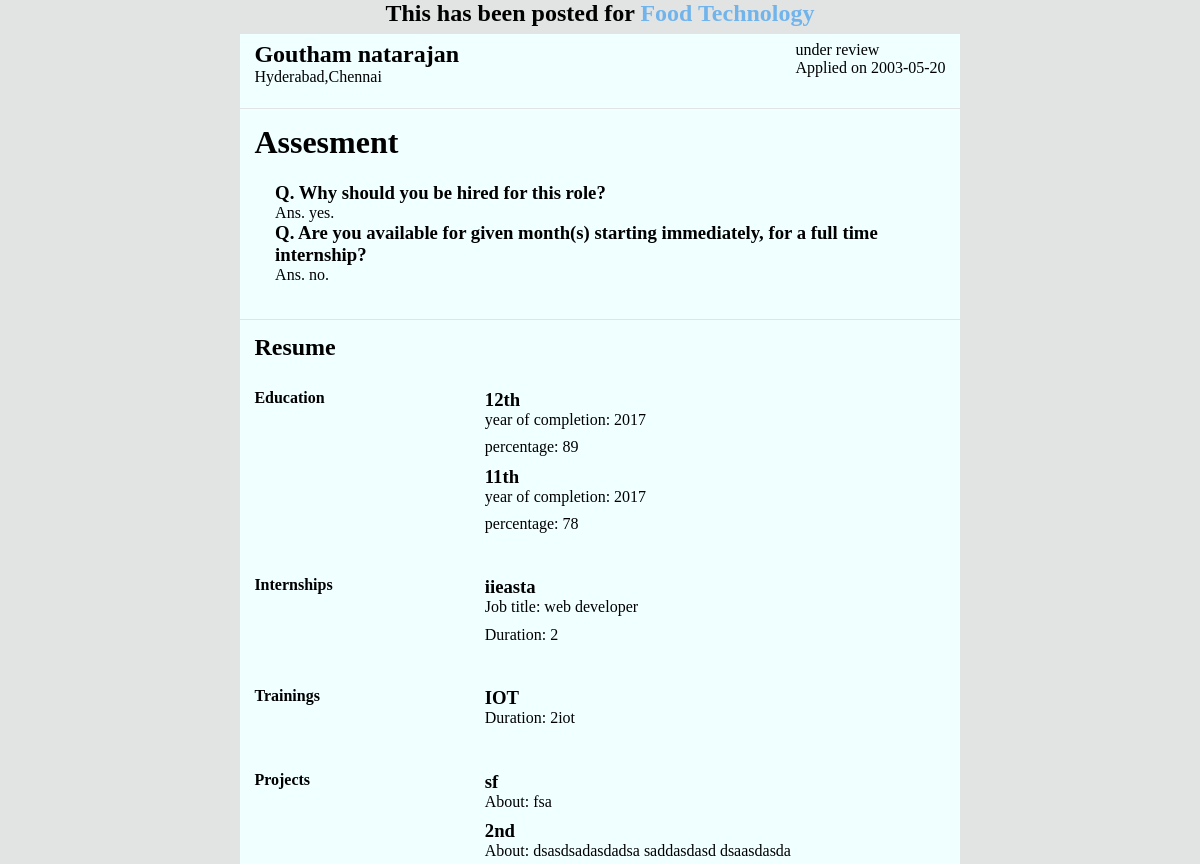
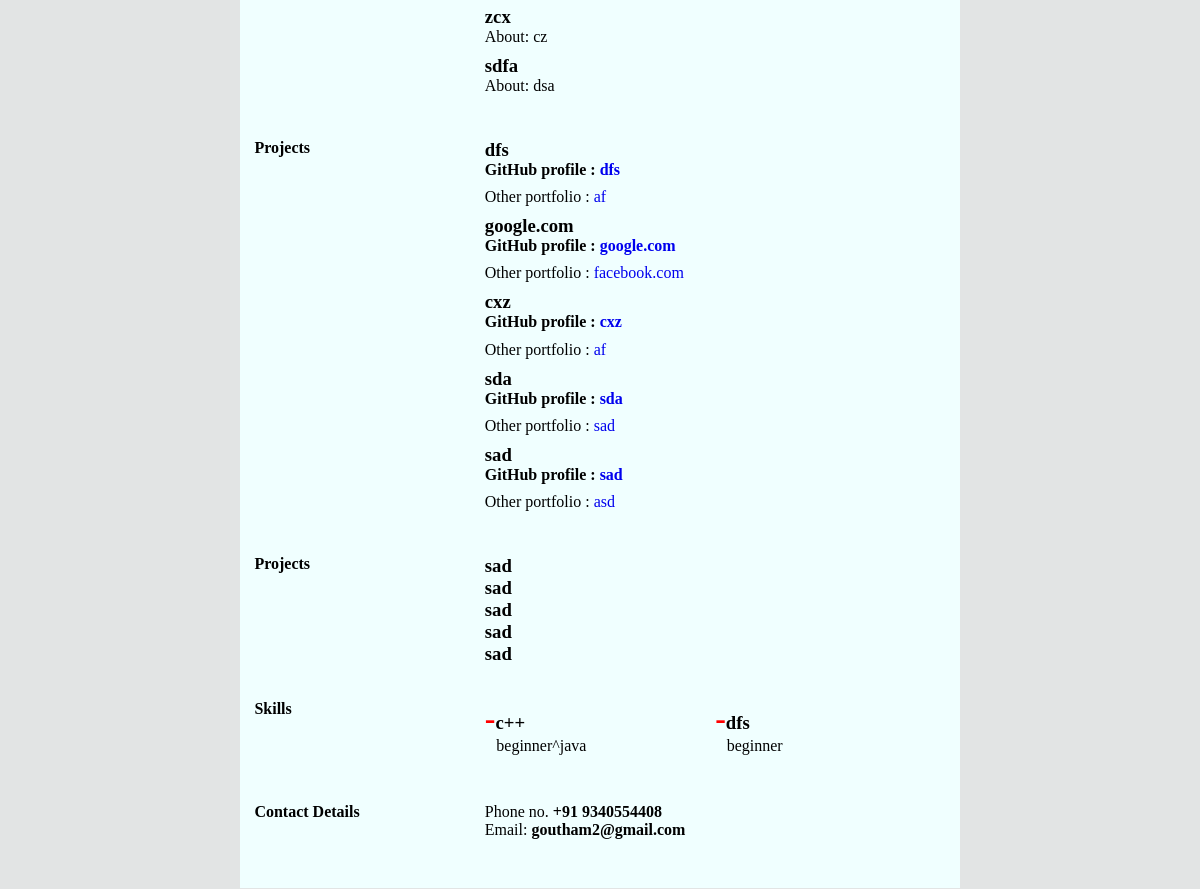
/application.php?applicant_id=goutham2@gmail.com (signed in), run on the app's committed database (2 pictures, top to bottom).
### tables this page shows
CREATE TABLE IF NOT EXISTS `data` (
  `id` int(11) NOT NULL AUTO_INCREMENT,
  `job` varchar(50) DEFAULT NULL,
  `work_home` varchar(11) DEFAULT NULL,
  `partime` varchar(11) DEFAULT NULL,
  `start_date` varchar(30) DEFAULT NULL,
  `duration` varchar(11) DEFAULT NULL,
  `internship_women` varchar(11) DEFAULT NULL,
  `job_offer` varchar(11) DEFAULT NULL,
  `company_name` varchar(50) DEFAULT NULL,
  `location` varchar(50) DEFAULT NULL,
  `stipend` varchar(11) DEFAULT NULL,
  `posted_on` varchar(40) DEFAULT NULL,
  `apply_by` varchar(30) DEFAULT NULL,
  `category` varchar(150) DEFAULT NULL,
  `openings` varchar(11) DEFAULT NULL,
  `responsibility` varchar(1000) DEFAULT NULL,
  `perks` varchar(200) DEFAULT NULL,
  `skills` varchar(100) DEFAULT NULL,
  `questions` varchar(200) DEFAULT NULL,
  `description` varchar(1000) DEFAULT NULL,
  `owner` varchar(200) DEFAULT '',
  `approval_status` varchar(50) NOT NULL DEFAULT 'Not Approved',
  PRIMARY KEY (`id`)
);

CREATE TABLE IF NOT EXISTS `users` (
  `id` int(11) NOT NULL AUTO_INCREMENT,
  `first_name` varchar(40) NOT NULL,
  `last_name` varchar(40) NOT NULL,
  `phone` varchar(40) NOT NULL,
  `email` varchar(40) NOT NULL,
  `password` varchar(40) NOT NULL,
  `is_employer` tinyint(1) NOT NULL,
  `city1` varchar(40) DEFAULT NULL,
  `city2` varchar(40) DEFAULT NULL,
  `type` varchar(40) DEFAULT NULL,
  `job_pre_1` varchar(30) DEFAULT NULL,
  `job_pre_2` varchar(30) DEFAULT NULL,
  `job_pre_3` varchar(30) DEFAULT NULL,
  `city_pre_1` varchar(30) DEFAULT NULL,
  `city_pre_2` varchar(30) DEFAULT NULL,
  `city_pre_3` varchar(30) DEFAULT NULL,
  `education` varchar(1000) NOT NULL DEFAULT '',
  `internships` varchar(1000) NOT NULL DEFAULT '',
  `trainings` varchar(1000) NOT NULL DEFAULT '',
  `projects` varchar(1000) NOT NULL DEFAULT '',
  `work_samples` varchar(1000) NOT NULL DEFAULT '',
  `skills` varchar(1000) NOT NULL DEFAULT '',
  `additional_details` varchar(1000) NOT NULL DEFAULT '',
  `approval_status` varchar(100) NOT NULL DEFAULT 'Not Approved',
  PRIMARY KEY (`id`)
);

CREATE TABLE IF NOT EXISTS `application` (
  `id` int(11) NOT NULL AUTO_INCREMENT,
  `company_id` varchar(11) NOT NULL,
  `applicant_id` varchar(100) DEFAULT NULL,
  `answers` varchar(1000) DEFAULT '',
  `date` varchar(30) NOT NULL,
  `app_status` varchar(50) NOT NULL DEFAULT 'applied',
  PRIMARY KEY (`id`)
);

### application.php (the view, shortened to what this page needs)
<!DOCTYPE html>
<?php
include("connection.php");
    $applicant_id=$_GET['applicant_id'];
if(!isset($_SESSION['id'])){
header('location: login.php?msg=kindly sign in first');
exit;
}
else
{ $now = time();
 if ($now > $_SESSION['expire']) {
            session_unset();
             session_destroy();
            echo "Your session has expired! <a href='registerStudent.php'>sign up here</a>";
}
        else {
        $querry='select * from users where email="'.$applicant_id.'"';
        $querry2='select * from application where applicant_id="'.$applicant_id.'"';
        $res= mysqli_query($con, $querry);
        $res2= mysqli_query($con, $querry2);
        $out= mysqli_fetch_array($res);
        $out2= mysqli_fetch_array($res2);
        $querry3='select * from data where id="'.$out2['company_id'].'"';
        $res3= mysqli_query($con, $querry3);
        $out3= mysqli_fetch_array($res3);
?>
<html>
<head>
    <link rel="stylesheet" href="application.css">
</head>
<body>
    <h2 style="background-color: rgb(226, 228, 228); text-align: center;">This has been posted for
        <span style="color: rgb(113, 180, 235);"><?php echo $out3['job']; ?></span>
    </h2>
    <div class="container">
        <div class="mf">
            <div class="bio">
                <div class="details">
                    <h2><?php echo $out['first_name']." ".$out['last_name']; ?></h2>
                    <p><?php echo $out['city1'].",".$out['city2']; ?></p>
                </div>
                <div class="time"><?php echo $out2['app_status'] ?><p class="Idays">Applied on <?php echo $out2['date'] ?></p>
                </div>
            </div>
            <div class="assesment">
                <h1>Assesment</h1>
                <div class="qna">
                    <div class="q/a">
             <?php $data = explode (",", $out2['answers']); ?>
                        <h3>Q. Why should you be hired for this role?</h3>
                        <p>Ans. <?php echo $data[0]; ?>.</p>
                        <h3>Q. Are you available for given month(s) starting immediately, for a full time
                                internship?</h3>
                        <p>Ans. <?php echo $data[1]; ?>.</p>
                    </div>
                </div>
            </div>
            <div class="resume">
                <h2>Resume</h2>
                <div class="properties">
                    <div class="property">
                        <div class="type">Education</div>
                        <div class="description">
          <?php $data = explode ("@", $out['education']);
                           $n= count($data);
                           if($n>1){
                               for($i=0;$i<$n-1;$i++){
                                   $sub_data = explode (",", $data[$i]);
                            ?>
                             <h3 class="heading"><b><?php echo $sub_data[0]; ?></b></h3>
                            <p class="desc">year of completion: <?php echo $sub_data[1]; ?></p>
                            <p class="desc">percentage: <?php echo $sub_data[2]; ?></p>
                           <?php }}?>
                        </div>
                    </div>
                </div>
                                <div class="properties">
                    <div class="property">
                        <div class="type">Internships</div>
                        <div class="description">
          <?php $data = explode ("@", $out['internships']);
                           $n= count($data);
                           if($n>1){
                               for($i=0;$i<$n-1;$i++){
                                   $sub_data = explode (",", $data[$i]);
                            ?>
                             <h3 class="heading"><b><?php echo $sub_data[0]; ?></b></h3>
                            <p class="desc">Job title: <?php echo $sub_data[1]; ?></p>
                            <p class="desc">Duration: <?php echo $sub_data[2]; ?></p>
                           <?php }}?>
                        </div>
                    </div>
                </div>
                                               <div class="properties">
                    <div class="property">
                        <div class="type">Trainings</div>
                        <div class="description">
          <?php $data = explode ("@", $out['trainings']);
                           $n= count($data);
                           if($n>1){
                               for($i=0;$i<$n-1;$i++){
                                   $sub_data = explode (",", $data[$i]);
                            ?>
                             <h3 class="heading"><b><?php echo $sub_data[0]; ?></b></h3>
                            <p class="desc">Duration: <?php echo $sub_data[1]; ?></p>
                           <?php }}?>
                        </div>
                    </div>
                </div>
                                                               <div class="properties">
                    <div class="property">
                        <div class="type">Projects</div>
                        <div class="description">
          <?php $data = explode ("@", $out['projects']);
                           $n= count($data);
                           if($n>1){
                               for($i=0;$i<$n-1;$i++){
                                   $sub_data = explode ("#", $data[$i]);
                            ?>
                             <h3 class="heading"><b><?php echo $sub_data[0]; ?></b></h3>
                            <p class="desc">About: <?php echo $sub_data[1]; ?></p>
                           <?php }}?>
                        </div>
                    </div>
                </div>
                                                                               <div class="properties">
                    <div class="property">
                        <div class="type">Projects</div>
                        <div class="description">
          <?php $data = explode ("^", $out['work_samples']);
                           $n= count($data);
                           if($n>1){
                               for($i=0;$i<$n-1;$i++){
                                   $sub_data = explode (",", $data[$i]);
                            ?>
                             <h3 class="heading"><b><?php echo $sub_data[0]; ?></b></h3>
                             <p class="desc"><b>GitHub profile : <a href="<?php echo $sub_data[0]; ?>"><?php echo $sub_data[0]; ?></a></b></p>
                            <p class="desc">Other portfolio : <a href="<?php echo $sub_data[1]; ?>"><?php echo $sub_data[1]; ?></a></p>
                           <?php }}?>
                        </div>
                    </div>
                </div>
                                                                                              <div class="properties">
                    <div class="property">
                        <div class="type">Projects</div>
                        <div class="description">
          <?php $data = explode ("@", $out['additional_details']);
                           $n= count($data);
                           if($n>1){
                               for($i=0;$i<$n;$i++){
                            ?>
                             <h3 class="heading"><b><?php echo $sub_data[0]; ?></b></h3>
                           <?php }}?>
                        </div>
                    </div>
                </div>
                <div class="skills">
                    <div class="type">Skills</div>
                                                         <?php $data = explode ("@", $out['skills']);
                           $n= count($data);
                           if($n>1){
                               for($i=0;$i<$n-1;$i++){
                                   $sub_data = explode (",", $data[$i]);
                            ?>
                    <div class="d1">
                        <div class="descr">
                            <h3 class="heading"><a href="">
                                <b style="font-size: xx-large; color: red;">
                                -</b></a><?php echo $sub_data[0]; ?></h3>
                            <p class="desc"><?php echo $sub_data[1]; ?></p>
                        </div>
                    </div>
  <?php }}?>
                </div>
                <div class="contact">
                    <div class="type">Contact Details</div>
                    <div class="description">
                        <span>Phone no. <b>+91 <?php echo $out['phone']?></b></span><br>
                        <span>Email: <b><?php echo $out['email']?></b></span>
                    </div>
                </div>
            </div>
        </div>
    </div>
</body>
</html>
<?php }} ?>

### application.css (style rules this page uses)
* { margin: 0px; padding: 0px; }
.container { display: flex; justify-content: center; background-color: rgb(226, 228, 228); }
.mf { width: 60%; display: flex; flex-direction: column; justify-content: space-between; }
.bio { margin: 1% 0px 0.2% 0px; padding: 1% 2% 3% 2%; max-height: 10%; height: 5%; background-color: azure; }
.details { float: left; }
.time { float: right; }
.assesment { background-color: azure; text-align: left; margin: 0px 0px 0.2% 0px; padding: 2%; }
.qna { text-align: left; margin: 1%; padding: 2%; }
.resume { background-color: azure; padding: 2%; margin: 0px 0px 0.2% 0px; }
.resume>h2 { font-size: x-large; margin-bottom: 4%; }
.property { display: flex; justify-content: flex-start; }
.properties { display: flex; flex-direction: column; justify-content: flex-start; margin-bottom: 5%; }
.type { flex: 3; font-weight: bold; }
.description { flex: 6; text-align: left; }
.description>p { margin-bottom: 2%; }
.skills { display: flex; justify-content: flex-start; margin-bottom: 2%; }
.d1, .d2 { flex: 3; text-align: left; margin-bottom: 5%; }
.contact { display: flex; justify-content: flex-start; margin-bottom: 5%; }
a { text-decoration: none; }
.descr>p { margin-left: 5%; }

### data on the page
data: job "Food Technology"
users: first_name "Goutham", last_name "natarajan", city1 "Hyderabad", city2 "Chennai", education "12th", education "2017", education "89", education "11th", education "78", internships "iieasta", internships "web developer", internships "2", trainings "IOT", trainings "2iot", projects "sf", projects "fsa", projects "2nd", projects "dsasdsadasdadsa saddasdasd dsaasdasda", projects "zcx", projects "cz", projects "sdfa", projects "dsa", work_samples "dfs", work_samples "af", work_samples "google.com", work_samples "facebook.com", work_samples "cxz", work_samples "sda", work_samples "sad", work_samples "asd", skills "c++", skills "beginner^java", skills "dfs", skills "beginner", phone "9340554408", email "goutham2@gmail.com"
application: app_status "under review", date "2003-05-20", answers "yes", answers "no"
